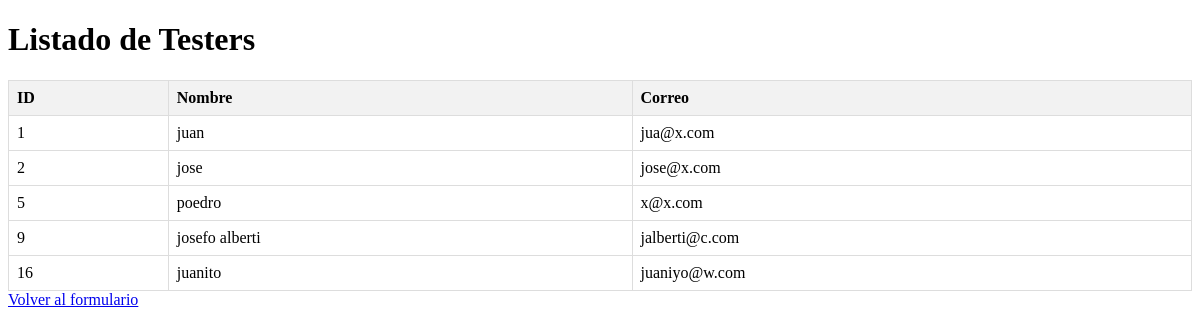
Page /php/basedatos/despliega-tabla.php on the committed database.
### tables this page shows
CREATE TABLE `testers` (
  `id` int(11) NOT NULL,
  `nombre` varchar(100) DEFAULT NULL,
  `correo` varchar(100) DEFAULT NULL
);

### php/basedatos/despliega-tabla.php (the view, shortened to what this page needs)
<?php
    $servidor = "localhost";
    $baseDatos = "anima";
    $usuario = "root";
    $contrasena = "";
    $conexion = conectar_bd($servidor, $baseDatos, $usuario, $contrasena);
    $sql = "SELECT id, nombre, correo FROM testers";
    $consulta = $conexion->prepare($sql);
    $consulta->execute();
    $resultados = $consulta->fetchAll(PDO::FETCH_ASSOC);
?>
<!DOCTYPE html>
<html lang="es">
    <head>
    </head>
    <body>
        <h1>Listado de Testers</h1>
        <table>
            <tr>
                <th>ID</th>
                <th>Nombre</th>
                <th>Correo</th>
            </tr>
            <?php foreach ($resultados as $fila): ?>
            <tr>
                <td><?php echo htmlspecialchars($fila['id']); ?></td>
                <td><?php echo htmlspecialchars($fila['nombre']); ?></td>
                <td><?php echo htmlspecialchars($fila['correo']); ?></td>
            </tr>
            <?php endforeach; ?>
        </table>
        <a href="./form-ingreso-tester-v2.php">Volver al formulario</a>
    </body>
</html>

### php/basedatos/despliega-tabla.php (style rules this page uses)
table { border-collapse: collapse; width: 100%; }
th, td { border: 1px solid #ddd; padding: 8px; }
th { background-color: #f2f2f2; text-align: left; }

### rows in the picture
testers: id "1", nombre "juan", correo "jua@x.com"
testers: id "2", nombre "jose", correo "jose@x.com"
testers: id "5", nombre "poedro", correo "x@x.com"
testers: id "9", nombre "josefo alberti", correo "jalberti@c.com"
testers: id "16", nombre "juanito", correo "juaniyo@w.com"
